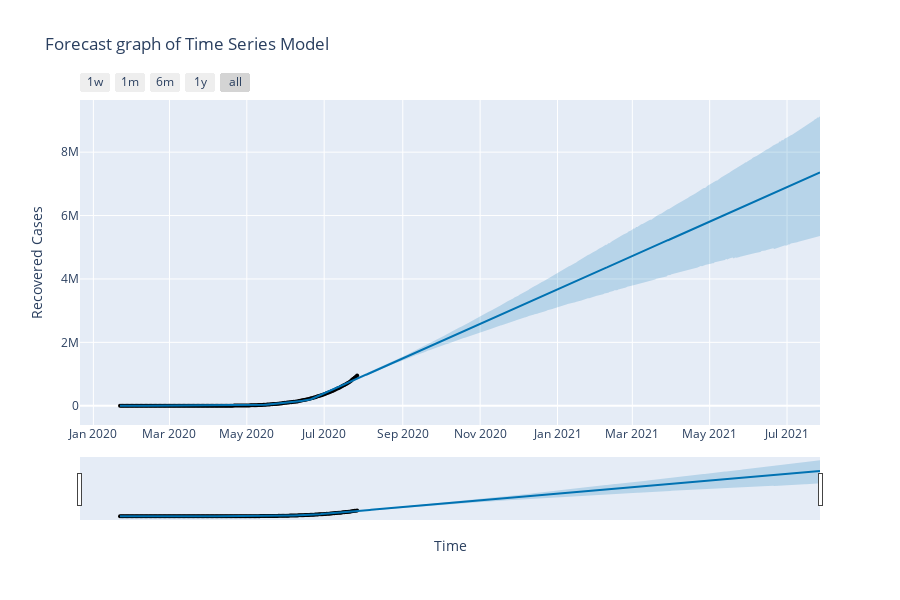

Here is the notebook cell this chart was saved with:
### Code cell
fig = plot_plotly(model,prediction,xlabel='Time',ylabel='Recovered Cases')
fig.update_layout(title='Forecast graph of Time Series Model')
fig.show()

### Figure 1 — Plotly figure (JSON) as saved in the notebook; plotly's stock layout.template omitted (floating-point values rounded to 4 significant figures; data arrays with more than 128 entries replaced by an {"elided": "..."} marker saying what was removed)
{"data": [{"marker": {"color": "black", "size": 4}, "mode": "markers", "name": "Actual", "type": "scatter", "x": {"elided": "188 str values"}, "y": {"elided": "188 int values"}}, {"hoverinfo": "skip", "line": {"width": 0}, "mode": "lines", "type": "scatter", "x": {"elided": "553 str values"}, "y": {"elided": "553 float values"}}, {"fill": "tonexty", "fillcolor": "rgba(0, 114, 178, 0.2)", "line": {"color": "#0072B2", "width": 2}, "mode": "lines", "name": "Predicted", "type": "scatter", "x": {"elided": "553 str values"}, "y": {"elided": "553 float values"}}, {"fill": "tonexty", "fillcolor": "rgba(0, 114, 178, 0.2)", "hoverinfo": "skip", "line": {"width": 0}, "mode": "lines", "type": "scatter", "x": {"elided": "553 str values"}, "y": {"elided": "553 float values"}}], "layout": {"height": 600, "showlegend": false, "title": {"text": "Forecast graph of Time Series Model"}, "width": 900, "xaxis": {"rangeselector": {"buttons": [{"count": 7, "label": "1w", "step": "day", "stepmode": "backward"}, {"count": 1, "label": "1m", "step": "month", "stepmode": "backward"}, {"count": 6, "label": "6m", "step": "month", "stepmode": "backward"}, {"count": 1, "label": "1y", "step": "year", "stepmode": "backward"}, {"step": "all"}]}, "rangeslider": {"visible": true}, "title": {"text": "Time"}, "type": "date"}, "yaxis": {"title": {"text": "Recovered Cases"}}}}
